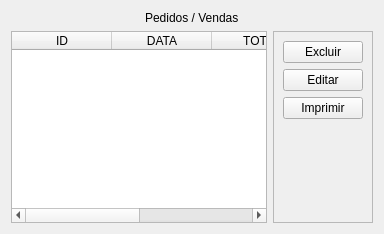
                <widget class="QWidget" name="tb_client_detail_pedidos">
                 <attribute name="title">
                  <string>Pedidos</string>
                 </attribute>
                 <layout class="QVBoxLayout" name="verticalLayout_39">
                  <item alignment="Qt::AlignHCenter">
                   <widget class="QLabel" name="label_29">
                    <property name="text">
                     <string>Pedidos / Vendas</string>
                    </property>
                   </widget>
                  </item>
                  <item>
                   <layout class="QHBoxLayout" name="horizontalLayout_13">
                    <item>
                     <widget class="QTableWidget" name="tb_widget_vendas_cliente_detail">
                      <column>
                       <property name="text">
                        <string>ID</string>
                       </property>
                      </column>
                      <column>
                       <property name="text">
                        <string>DATA</string>
                       </property>
                      </column>
                      <column>
                       <property name="text">
                        <string>TOTAL</string>
                       </property>
                      </column>
                      <column>
                       <property name="text">
                        <string>STATUS</string>
                       </property>
                      </column>
                     </widget>
                    </item>
                    <item>
                     <widget class="QFrame" name="frame_25">
                      <property name="frameShape">
                       <enum>QFrame::StyledPanel</enum>
                      </property>
                      <property name="frameShadow">
                       <enum>QFrame::Raised</enum>
                      </property>
                      <layout class="QVBoxLayout" name="verticalLayout_38">
                       <item>
                        <widget class="QPushButton" name="btn_excluir_venda_cliente_detail">
                         <property name="cursor">
                          <cursorShape>PointingHandCursor</cursorShape>
                         </property>
                         <property name="text">
                          <string>Excluir</string>
                         </property>
                        </widget>
                       </item>
                       <item>
                        <widget class="QPushButton" name="btn_editar_venda_cliente_detail">
                         <property name="cursor">
                          <cursorShape>PointingHandCursor</cursorShape>
                         </property>
                         <property name="text">
                          <string>Editar</string>
                         </property>
                        </widget>
                       </item>
                       <item>
                        <widget class="QPushButton" name="btn_imprimir_venda_cliente_detail">
                         <property name="cursor">
                          <cursorShape>PointingHandCursor</cursorShape>
                         </property>
                         <property name="text">
                          <string>Imprimir</string>
                         </property>
                        </widget>
                       </item>
                       <item>
                        <spacer name="verticalSpacer_19">
                         <property name="orientation">
                          <enum>Qt::Vertical</enum>
                         </property>
                         <property name="sizeHint" stdset="0">
                          <size>
                           <width>20</width>
                           <height>40</height>
                          </size>
                         </property>
                        </spacer>
                       </item>
                      </layout>
                     </widget>
                    </item>
                   </layout>
                  </item>
                 </layout>
                </widget>
